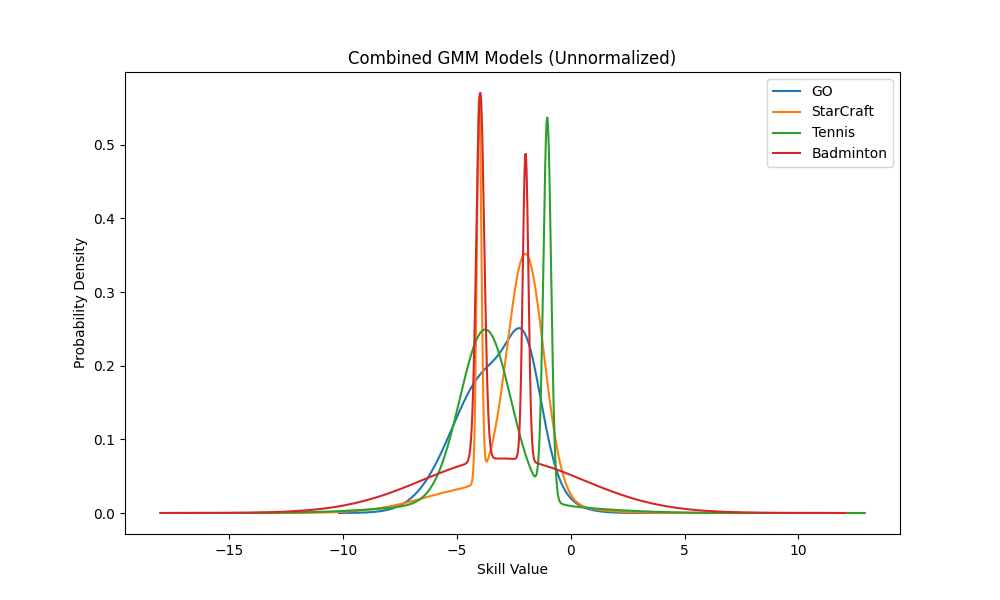

Reproduce this figure in Python.
import torch
import numpy as np
import pandas as pd
import torch.nn as nn
import matplotlib.pyplot as plt
import torch.optim as optim
import random
import os
from scipy.stats import norm
from torch.distributions.normal import Normal
import torch.nn.functional as F
from Matrix_Process.Tennis_rating import tennis_rating
from Matrix_Process.Go_rating import go_rating
from Matrix_Process.StarCraft_rating import scraft_rating
from Matrix_Process.Badminton_rating import badminton_rating

def set_random_seed(seed):
    random.seed(seed)
    np.random.seed(seed)
    torch.manual_seed(seed)
    if torch.cuda.is_available():
        torch.cuda.manual_seed_all(seed)
    # 保证每次结果一致（但可能会牺牲一定的性能）
    torch.backends.cudnn.deterministic = True
    torch.backends.cudnn.benchmark = False

class GaussianMixtureModel(nn.Module):
    def __init__(self, k):
        super(GaussianMixtureModel, self).__init__()
        self.k = k
        self.A = nn.Parameter(torch.randn(k))  # Means of the Gaussian components
        self.B = nn.Parameter(torch.randn(k).abs())  # Standard deviations (ensuring positivity)

    def forward(self, x):
        """
        Expects x to be a tensor of shape [2]. Here, we combine the two elements
        (for example, by subtracting them) to obtain a scalar input.
        """
        # Combine the two elements into a single scalar input
        x_scalar = x[0] - x[1]

        # Compute the normalization denominator (total weight)
        total_weight = sum(1 / (2 * n - 1) for n in range(1, self.k + 1))
        mixture_sum = 0

        for i in range(self.k):
            weight = 1 / (2 * (i + 1) - 1)
            # Here we use B[i] directly as standard deviation.
            gaussian = Normal(self.A[i], F.softplus(self.B[i]))
            # Evaluate the probability density at x_scalar and weight it.
            mixture_sum += weight * torch.exp(gaussian.log_prob(x_scalar))

        return mixture_sum / total_weight


def paremeter_training(matrix, match_name, k):
    # Generate the true validation matrix (32x32) from your tennis_rating function.
    true_R = torch.tensor(matrix, dtype=torch.float32)  # Convert to a PyTorch tensor

    model = GaussianMixtureModel(k=k)  # Initialize the model with 3 Gaussian components
    optimizer = optim.Adam(model.parameters(), lr=0.01)
    criterion = nn.MSELoss()  # Mean Squared Error Loss

    n = true_R.size(0)  # matrix size (32)
    num_epochs = 1000

    for epoch in range(num_epochs):
        optimizer.zero_grad()

        # Build the predicted winning rate matrix R_pred (upper triangular)
        R_pred = torch.zeros_like(true_R)
        for i in range(n):
            for j in range(i + 1, n):
                # Create a two-element tensor as input (e.g., [i, j])
                input_tensor = torch.tensor((float(i), float(j)), dtype=torch.float32)
                R_pred[i, j] = model(input_tensor)

        # Create a mask to select only the upper-triangular entries (i < j)
        mask = torch.triu(torch.ones_like(true_R), diagonal=1)
        loss = criterion(R_pred[mask == 1], true_R[mask == 1])

        loss.backward()
        optimizer.step()

        if epoch % 3 == 0:
            print(f'Epoch {epoch}, Loss: {loss.item()}')
    # After training, print the final loss and the predicted matrix.
    print("\nFinal Loss:", loss.item())
    print("Final Predicted Upper-Triangular Matrix (R_pred):")
    # print(R_pred)
    print(model.A.detach().numpy())
    print(model.B.detach().numpy())
    # Extract the parameters A and B, and save them to a CSV file "GMM.csv"
    params_df = pd.DataFrame({
        'A': model.A.detach().numpy(),
        'B': model.B.detach().numpy()
    })
    folder_path = f"best_parameters/{k}_matrix_{matrix.shape}/"
    if not os.path.exists(folder_path):
        os.makedirs(folder_path)
    params_df.to_csv(f"best_parameters/{k}_matrix_{matrix.shape}/{match_name}_GMM.csv", index=False)
    print(f"\nParameters saved to {k}_matrix_{matrix.shape}/{match_name}/GMM.csv")


def get_mixture_pdf(file_name):
    """
    读取 CSV 文件中的 GMM 参数，并计算混合分布的概率密度。

    返回：
        x: 实际实力值范围（未归一化）
        mixture_pdf: 对应的混合分布概率密度（未归一化）
        x_min, x_max: x 的最小和最大值，用于归一化
    """
    df = pd.read_csv(file_name)
    A = df['A'].values  # 各分量均值
    B = df['B'].values  # 各分量标准差
    B_transformed = np.log1p(np.exp(B))
    # 定义权重： weight = 1 / (2*(i+1) - 1)
    n_components = len(A)
    weights = np.array([1 / (2 * (i + 1) - 1) for i in range(n_components)])
    normalized_weights = weights / np.sum(weights)

    # 根据均值和标准差设置 x 轴范围
    x_min = np.min(A) - 4 * np.max(B)
    x_max = np.max(A) + 4 * np.max(B)
    x = np.linspace(x_min, x_max, 1000)

    # 计算加权混合分布的概率密度
    mixture_pdf = np.zeros_like(x)
    for i in range(n_components):
        mixture_pdf += normalized_weights[i] * norm.pdf(x, loc=A[i], scale=B_transformed[i])

    return x, mixture_pdf, x_min, x_max
def plot_GMMs(folder):
    """
    读取指定文件夹下的四个 GMM 参数文件，并绘制两幅图：
    1. 一幅图中包含四条未归一化的混合分布曲线（横坐标为实际实力值）。
    2. 一幅图中包含四条归一化的混合分布曲线（横纵坐标均映射到 [0,1]）。
    """
    # 构造文件名列表（注意 CSV 文件名应与此处保持一致）
    files = [
        folder + "GO_GMM.csv",
        folder + "StarCraft_GMM.csv",
        folder + "Tennis_GMM.csv",
        folder + "Badminton_GMM.csv"
    ]
    titles = ["GO", "StarCraft", "Tennis", "Badminton"]

    # -------------------------------
    # 图1：未归一化的混合分布，将四条曲线绘制在同一幅图中
    plt.figure(figsize=(10, 6))
    for file, title in zip(files, titles):
        x, mixture_pdf, x_min, x_max = get_mixture_pdf(file)
        plt.plot(x, mixture_pdf, label=title)
    plt.title("Combined GMM Models (Unnormalized)")
    plt.xlabel("Skill Value")
    plt.ylabel("Probability Density")
    plt.legend()
    plt.show()

    # -------------------------------
    # 图2：归一化后的混合分布，将四条曲线绘制在同一幅图中
    plt.figure(figsize=(10, 6))
    for file, title in zip(files, titles):
        x, mixture_pdf, x_min, x_max = get_mixture_pdf(file)
        # 对 x 轴进行线性归一化到 [0,1]
        x_normalized = (x - x_min) / (x_max - x_min)
        # 对概率密度也进行 min-max 归一化到 [0,1]
        mixture_pdf_normalized = (mixture_pdf - mixture_pdf.min()) / (mixture_pdf.max() - mixture_pdf.min())
        plt.plot(x_normalized, mixture_pdf_normalized, label=title)
    plt.title("GMM Models Strength Distribution (Normalized)")
    plt.xlabel("Normalized Strength Value")
    plt.ylabel("Normalized Probability Density")
    plt.legend()
    plt.show()
if __name__ == '__main__':

    # set_random_seed(42)
    #
    # matches = ['StarCraft', 'Tennis', 'Go', 'Badminton']
    # player_number = 32
    # a = 1
    # for k in [3, 5, 7, 9, 11]:
    #     for match in matches:
    #         if match == 'StarCraft':
    #             matrix = scraft_rating(player_number, a, False)
    #         if match == 'Tennis':
    #             matrix = tennis_rating(player_number, a, False)
    #         if match == 'Go':
    #             matrix = go_rating(player_number, a, False)
    #         if match == 'Badminton':
    #             matrix = badminton_rating(player_number, a, False)
    #         paremeter_training(matrix, match_name = match, k = k)

    plot_GMMs("best_parameters/11_matrix_33/")
